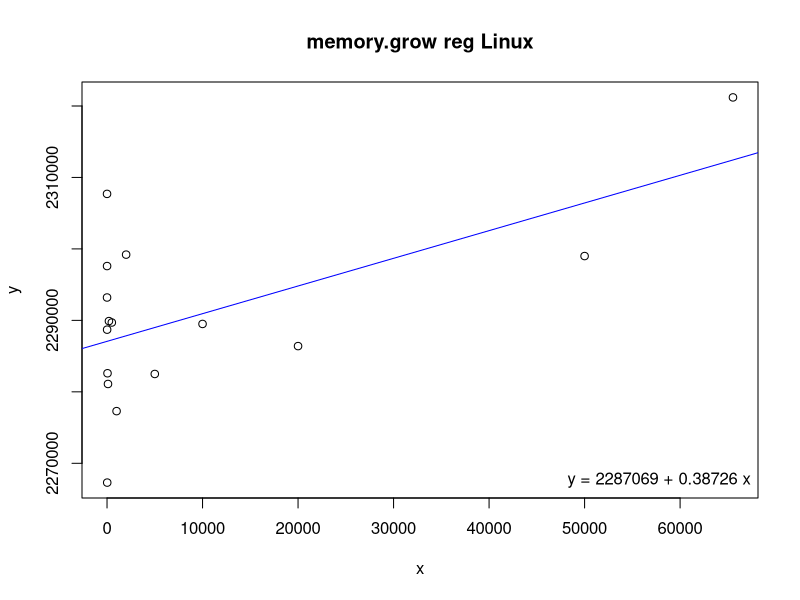
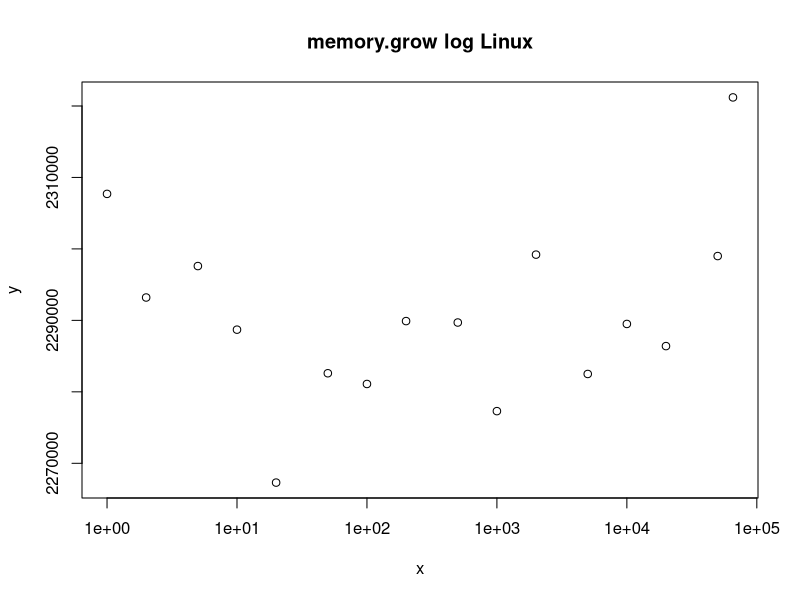

These charts were generated, in order, by the following R code:
# Input data
x <- c(1,2,5,10,20,50,100,200,500,1000,2000,5000,10000,20000,50000,65535)
y <- c(2307700,2293200,2297600,2288700,2267300,2282600,2281100,2289900,2289700,2277300,2299200,2282500,2289500,2286400,2299000,2321200)

# Linear regression
model <- lm(y ~ x)
coefs <- coef(model)

# Print regression coefficients
print(coefs)

# Estimating function
fe <- function(x) {
  4600000 + (((x + 132 - 1) / 132) * 16384)
}

# Estimated values
xe <- seq(1, 40000000000, by = 10000)
ye <- fe(xe)

png("memory-grow-reg.png")
plot(x, y, main = "memory.grow reg Linux")
abline(model, col = "blue")
lines(xe, ye, col = "magenta")
legend("bottomright", legend = sprintf("y = %.0f + %.5f x", coefs[1], coefs[2]), bty = "n")

png("memory-grow-log.png")
plot(x, y, log = "x", main = "memory.grow log Linux")
lines(xe, ye, col = "magenta")
